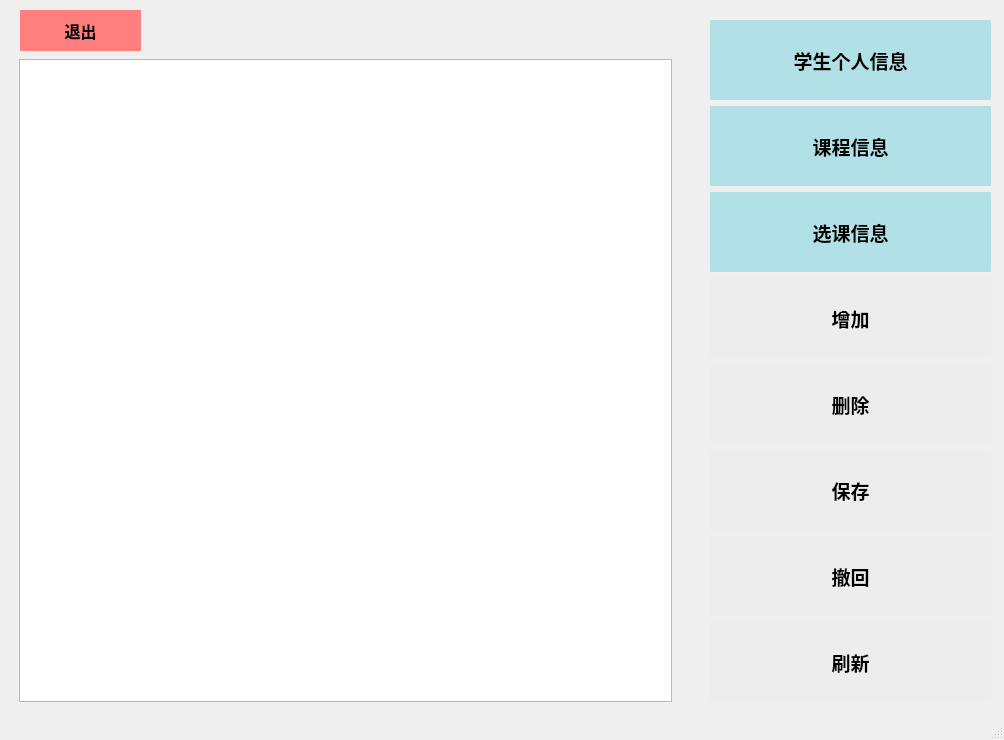
<?xml version="1.0" encoding="UTF-8"?>
<ui version="4.0">
 <class>ManageSystem</class>
 <widget class="QMainWindow" name="ManageSystem">
  <property name="geometry">
   <rect>
    <x>0</x>
    <y>0</y>
    <width>1004</width>
    <height>740</height>
   </rect>
  </property>
  <property name="windowTitle">
   <string>ManageSystem</string>
  </property>
  <property name="styleSheet">
   <string notr="true"/>
  </property>
  <widget class="QWidget" name="centralwidget">
   <widget class="QStackedWidget" name="stackedWidget">
    <property name="geometry">
     <rect>
      <x>10</x>
      <y>50</y>
      <width>671</width>
      <height>661</height>
     </rect>
    </property>
    <property name="cursor">
     <cursorShape>ArrowCursor</cursorShape>
    </property>
    <property name="styleSheet">
     <string notr="true">QstackedWidget{background-color:rgb(217, 255, 201)};</string>
    </property>
    <property name="currentIndex">
     <number>0</number>
    </property>
    <widget class="QWidget" name="page">
     <layout class="QVBoxLayout" name="verticalLayout_2">
      <item>
       <widget class="QTableView" name="tableView">
        <property name="cursor" stdset="0">
         <cursorShape>OpenHandCursor</cursorShape>
        </property>
        <property name="selectionMode">
         <enum>QAbstractItemView::ExtendedSelection</enum>
        </property>
        <attribute name="horizontalHeaderCascadingSectionResizes">
         <bool>false</bool>
        </attribute>
       </widget>
      </item>
     </layout>
    </widget>
    <widget class="QWidget" name="page_2">
     <layout class="QHBoxLayout" name="horizontalLayout_3">
      <item>
       <widget class="QTableView" name="tableView_2">
        <property name="cursor" stdset="0">
         <cursorShape>OpenHandCursor</cursorShape>
        </property>
        <property name="selectionMode">
         <enum>QAbstractItemView::ExtendedSelection</enum>
        </property>
        <attribute name="horizontalHeaderCascadingSectionResizes">
         <bool>false</bool>
        </attribute>
       </widget>
      </item>
     </layout>
    </widget>
    <widget class="QWidget" name="page_3">
     <layout class="QHBoxLayout" name="horizontalLayout_4">
      <item>
       <widget class="QTableView" name="tableView_3">
        <property name="cursor" stdset="0">
         <cursorShape>OpenHandCursor</cursorShape>
        </property>
       </widget>
      </item>
     </layout>
    </widget>
   </widget>
   <widget class="QWidget" name="layoutWidget_4">
    <property name="geometry">
     <rect>
      <x>710</x>
      <y>20</y>
      <width>281</width>
      <height>684</height>
     </rect>
    </property>
    <layout class="QVBoxLayout" name="verticalLayout_5">
     <item>
      <widget class="QPushButton" name="one">
       <property name="minimumSize">
        <size>
         <width>0</width>
         <height>80</height>
        </size>
       </property>
       <property name="font">
        <font>
         <family>Calibri</family>
         <pointsize>14</pointsize>
         <weight>75</weight>
         <bold>true</bold>
        </font>
       </property>
       <property name="styleSheet">
        <string notr="true">QPushButton { background-color: rgb(177, 225, 231); border-radius: 1px; color: rgb(0, 0, 0); color:black} QPushButton:hover { background-color: rgb(124, 224, 236); }</string>
       </property>
       <property name="text">
        <string>学生个人信息</string>
       </property>
       <property name="flat">
        <bool>true</bool>
       </property>
      </widget>
     </item>
     <item>
      <widget class="QPushButton" name="two">
       <property name="minimumSize">
        <size>
         <width>0</width>
         <height>80</height>
        </size>
       </property>
       <property name="font">
        <font>
         <family>Calibri</family>
         <pointsize>14</pointsize>
         <weight>75</weight>
         <bold>true</bold>
        </font>
       </property>
       <property name="styleSheet">
        <string notr="true">QPushButton { background-color: rgb(177, 225, 231); border-radius: 1px; color: rgb(0, 0, 0); color:black} QPushButton:hover { background-color: rgb(124, 224, 236); }</string>
       </property>
       <property name="text">
        <string>课程信息</string>
       </property>
       <property name="flat">
        <bool>true</bool>
       </property>
      </widget>
     </item>
     <item>
      <widget class="QPushButton" name="three">
       <property name="minimumSize">
        <size>
         <width>0</width>
         <height>80</height>
        </size>
       </property>
       <property name="font">
        <font>
         <family>Calibri</family>
         <pointsize>14</pointsize>
         <weight>75</weight>
         <bold>true</bold>
        </font>
       </property>
       <property name="styleSheet">
        <string notr="true">QPushButton { background-color: rgb(177, 225, 231); border-radius: 1px; color: rgb(0, 0, 0); color:black} QPushButton:hover { background-color: rgb(124, 224, 236); }</string>
       </property>
       <property name="text">
        <string>选课信息</string>
       </property>
       <property name="flat">
        <bool>true</bool>
       </property>
      </widget>
     </item>
     <item>
      <widget class="QPushButton" name="addbutton">
       <property name="minimumSize">
        <size>
         <width>0</width>
         <height>80</height>
        </size>
       </property>
       <property name="font">
        <font>
         <family>Calibri</family>
         <pointsize>14</pointsize>
         <weight>75</weight>
         <bold>true</bold>
        </font>
       </property>
       <property name="styleSheet">
        <string notr="true">QPushButton { background-color: rgb(237,237,237); border-radius: 1px; color: rgb(0, 0, 0); color:black} QPushButton:hover { background-color: rgb(174, 249, 183); }
</string>
       </property>
       <property name="text">
        <string>增加</string>
       </property>
       <property name="flat">
        <bool>true</bool>
       </property>
      </widget>
     </item>
     <item>
      <widget class="QPushButton" name="deletebutton">
       <property name="minimumSize">
        <size>
         <width>0</width>
         <height>80</height>
        </size>
       </property>
       <property name="font">
        <font>
         <family>Calibri</family>
         <pointsize>14</pointsize>
         <weight>75</weight>
         <bold>true</bold>
        </font>
       </property>
       <property name="styleSheet">
        <string notr="true">QPushButton { background-color: rgb(237,237,237); border-radius: 1px; color: rgb(0, 0, 0); color:black} QPushButton:hover { background-color: rgb(174, 249, 183); }
</string>
       </property>
       <property name="text">
        <string>删除</string>
       </property>
       <property name="flat">
        <bool>true</bool>
       </property>
      </widget>
     </item>
     <item>
      <widget class="QPushButton" name="savebutton">
       <property name="minimumSize">
        <size>
         <width>0</width>
         <height>80</height>
        </size>
       </property>
       <property name="font">
        <font>
         <family>Calibri</family>
         <pointsize>14</pointsize>
         <weight>75</weight>
         <bold>true</bold>
        </font>
       </property>
       <property name="styleSheet">
        <string notr="true">QPushButton { background-color: rgb(237,237,237); border-radius: 1px; color: rgb(0, 0, 0); color:black} QPushButton:hover { background-color: rgb(174, 249, 183); }
</string>
       </property>
       <property name="text">
        <string>保存</string>
       </property>
       <property name="flat">
        <bool>true</bool>
       </property>
      </widget>
     </item>
     <item>
      <widget class="QPushButton" name="backbutton">
       <property name="minimumSize">
        <size>
         <width>0</width>
         <height>80</height>
        </size>
       </property>
       <property name="font">
        <font>
         <family>Calibri</family>
         <pointsize>14</pointsize>
         <weight>75</weight>
         <bold>true</bold>
        </font>
       </property>
       <property name="styleSheet">
        <string notr="true">QPushButton { background-color: rgb(237,237,237); border-radius: 1px; color: rgb(0, 0, 0); color:black} QPushButton:hover { background-color: rgb(174, 249, 183); }
</string>
       </property>
       <property name="text">
        <string>撤回</string>
       </property>
       <property name="flat">
        <bool>true</bool>
       </property>
      </widget>
     </item>
     <item>
      <widget class="QPushButton" name="savebutton_2">
       <property name="minimumSize">
        <size>
         <width>0</width>
         <height>80</height>
        </size>
       </property>
       <property name="font">
        <font>
         <family>Calibri</family>
         <pointsize>14</pointsize>
         <weight>75</weight>
         <bold>true</bold>
        </font>
       </property>
       <property name="styleSheet">
        <string notr="true">QPushButton { background-color: rgb(237,237,237); border-radius: 1px; color: rgb(0, 0, 0); color:black} QPushButton:hover { background-color: rgb(174, 249, 183); }
</string>
       </property>
       <property name="text">
        <string>刷新</string>
       </property>
       <property name="flat">
        <bool>true</bool>
       </property>
      </widget>
     </item>
    </layout>
   </widget>
   <widget class="QPushButton" name="btn_clear">
    <property name="geometry">
     <rect>
      <x>20</x>
      <y>10</y>
      <width>121</width>
      <height>41</height>
     </rect>
    </property>
    <property name="font">
     <font>
      <family>Calibri</family>
      <pointsize>12</pointsize>
      <weight>75</weight>
      <bold>true</bold>
     </font>
    </property>
    <property name="styleSheet">
     <string notr="true">QPushButton { background-color: rgb(255, 126, 126); border-radius: 1px; color: rgb(0, 0, 0); color:black} QPushButton:hover { background-color: rgb(255,58,58); }</string>
    </property>
    <property name="text">
     <string>退出</string>
    </property>
   </widget>
  </widget>
  <widget class="QMenuBar" name="menubar">
   <property name="geometry">
    <rect>
     <x>0</x>
     <y>0</y>
     <width>1004</width>
     <height>25</height>
    </rect>
   </property>
  </widget>
  <widget class="QStatusBar" name="statusbar"/>
 </widget>
 <resources/>
 <connections/>
</ui>
